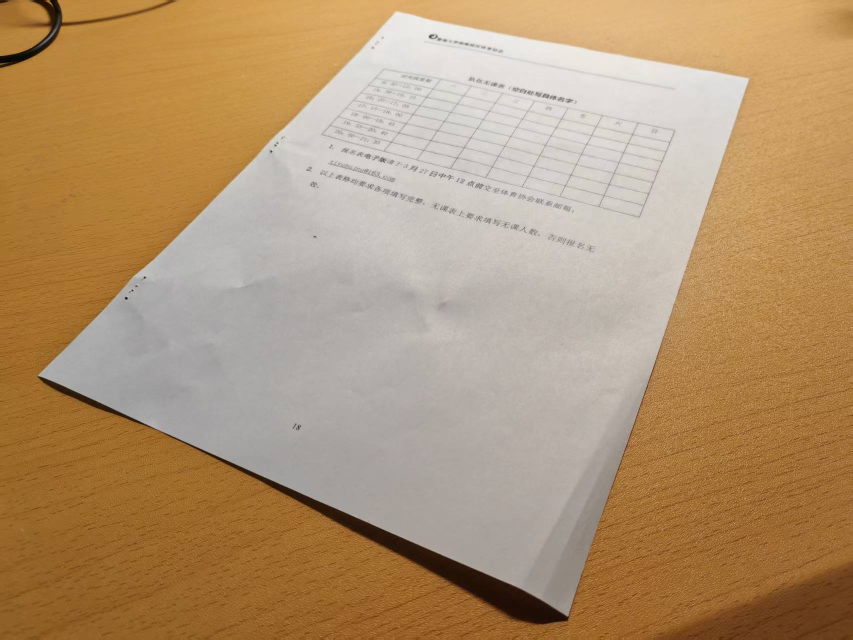
#> input picture 作业5/work05/photo/test.jpg, 1706 x 1279 px, found by its file name (shown at 1/2 size)
$ python test.py
#> lines starting #> are read from the running program, lines starting #| are printed output that depends on the picture; after the words box and inside, x2 and y2 are one past the last pixel; in counts of white or black regions, pixels touching at a corner belong together
import cv2
import numpy as np

photo_path = f"/home/shi_chou_chu_jin/cv-course/work05/photo"
test_jpg = f"{photo_path}/test.jpg"


# 测试图
def make_test_img(size=600):
#> called with size = 600
    img = np.ones((size, size, 3), np.uint8) * 255
    cv2.rectangle(img, (100, 100), (350, 350), (0, 0, 255), 3)
    cv2.circle(img, (450, 220), 70, (0, 255, 0), 3)
#> img: shape (600, 600, 3); mean of channels 0, 1, 2 249.9, 251.5, 253.5
    # 平行线+垂直线
    for y in [120, 170, 220, 270]:
        cv2.line(img, (50, y), (550, y), (255, 0, 0), 2)
#> img: shape (600, 600, 3); mean of channels 0, 1, 2 250.1, 247.3, 249.3
    for x in [120, 170, 220, 270]:
        cv2.line(img, (x, 50), (x, 550), (0, 0, 0), 2)
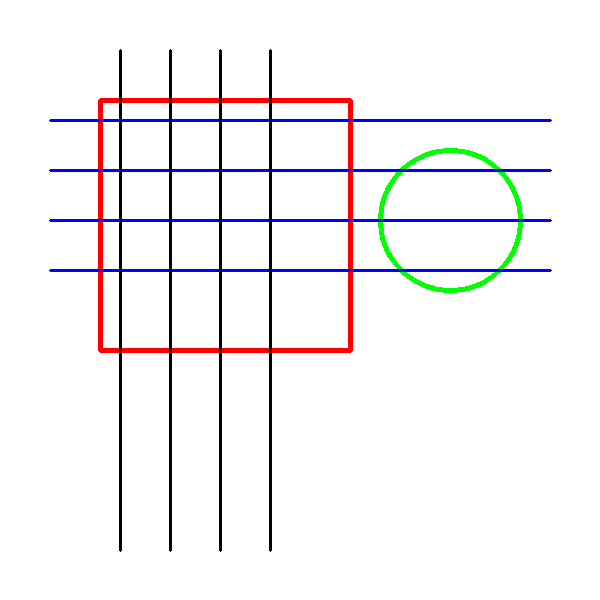
#> img: shape (600, 600, 3); mean of channels 0, 1, 2 245.9, 243.2, 245.1; drawn as B, G, R
    cv2.line(img, (420, 100), (420, 350), (255, 0, 255), 3)
    cv2.line(img, (300, 220), (500, 220), (255, 0, 255), 3)
    return img


ori = make_test_img()
h, w = ori.shape[:2]
#> h = 600; w = 600

# 三种变换
# 相似变换
M_sim = cv2.getRotationMatrix2D((w / 2, h / 2), 20, 0.8)
#> M_sim = [[0.752, 0.274, -7.61], [-0.274, 0.752, 156.6]]
sim = cv2.warpAffine(ori, M_sim, (w, h))
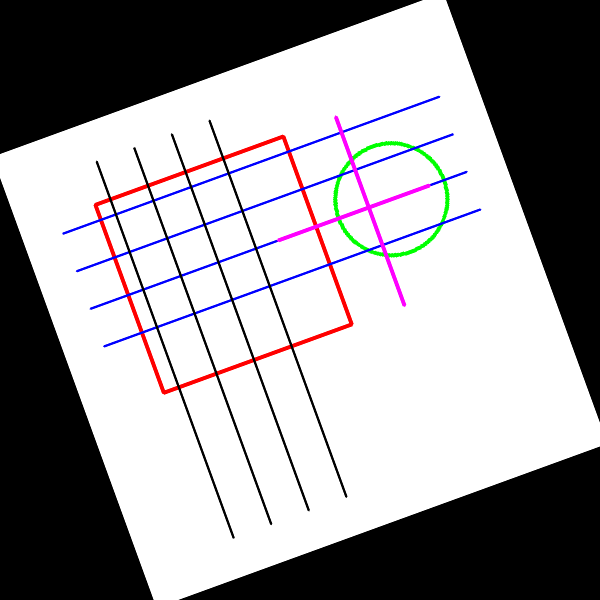
#> sim: shape (600, 600, 3); mean of channels 0, 1, 2 157.2, 154.7, 156.9; drawn as B, G, R

# 仿射变换
pts1 = np.float32([[50, 50], [500, 50], [50, 500]])
pts2 = np.float32([[100, 100], [450, 80], [80, 450]])
M_aff = cv2.getAffineTransform(pts1, pts2)
#> M_aff = [[0.778, -0.0444, 63.33], [-0.0444, 0.778, 63.33]]
aff = cv2.warpAffine(ori, M_aff, (w, h))
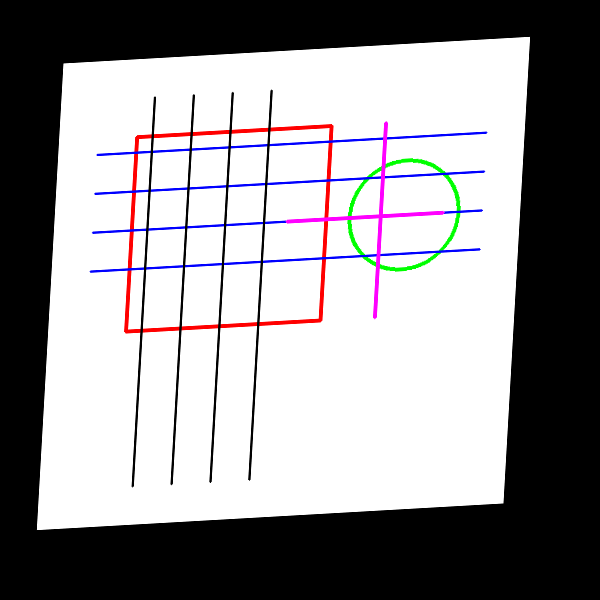
#> aff: shape (600, 600, 3); mean of channels 0, 1, 2 148.3, 146, 148.1; drawn as B, G, R

# 透视变换
pts1_p = np.float32([[0, 0], [w, 0], [0, h], [w, h]])
#> pts1_p = [[0, 0], [600, 0], [0, 600], [600, 600]]
pts2_p = np.float32([[50, 50], [w - 50, 30], [30, h - 50], [w - 30, h - 30]])
M_per = cv2.getPerspectiveTransform(pts1_p, pts2_p)
#> M_per = [[0.768, -0.0369, 50], [-0.0369, 0.768, 50], [-0.000119, -0.000119, 1]]
per = cv2.warpPerspective(ori, M_per, (w, h))

row1 = np.hstack((ori, sim))
row2 = np.hstack((aff, per))
merge_all = np.vstack((row1, row2))
cv2.imwrite(f"{photo_path}/photo_1.jpg", merge_all)
print("测视图保存")

# 平面图形校正
img = cv2.imread(test_jpg)
#> img is the input picture: shape (1279, 1706, 3); mean B, G, R 113.2, 148.7, 178.5
img_preview = img.copy()
if img is None:
    print("找不到图片")
    exit()

H, W = img.shape[:2]
#> H = 1279; W = 1706

gray = cv2.cvtColor(img, cv2.COLOR_BGR2GRAY)
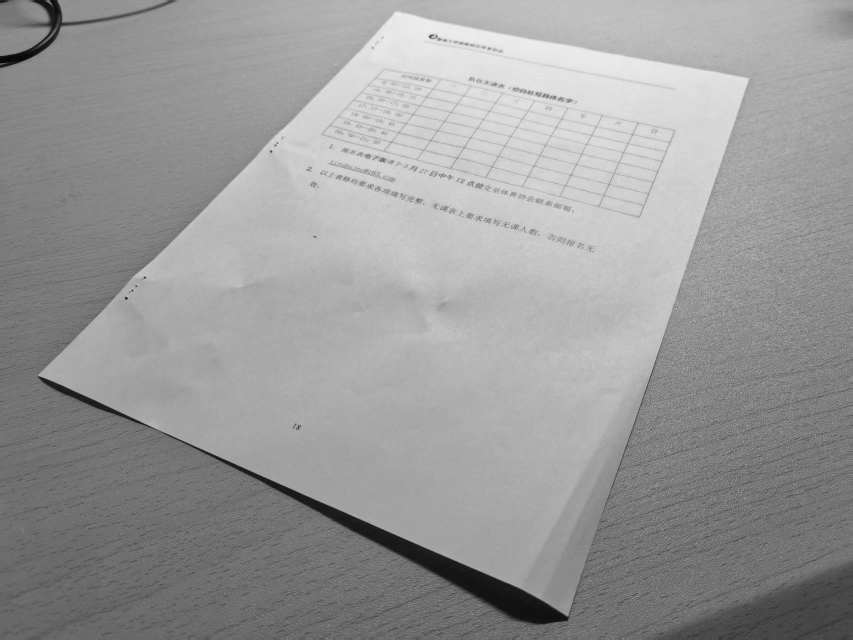
#> gray: shape (1279, 1706) (shown at 1/2 size); min 1, max 242, mean 153.5
blur = cv2.GaussianBlur(gray, (9, 9), 0)
edge = cv2.Canny(blur, 30, 120)
#> edge: shape (1279, 1706); 0.42% white in thin lines or dots, all inside (x1, y1, x2, y2) = (0, 0, 1498, 1249)
edge = cv2.morphologyEx(edge, cv2.MORPH_CLOSE, np.ones((7, 7), np.uint8))
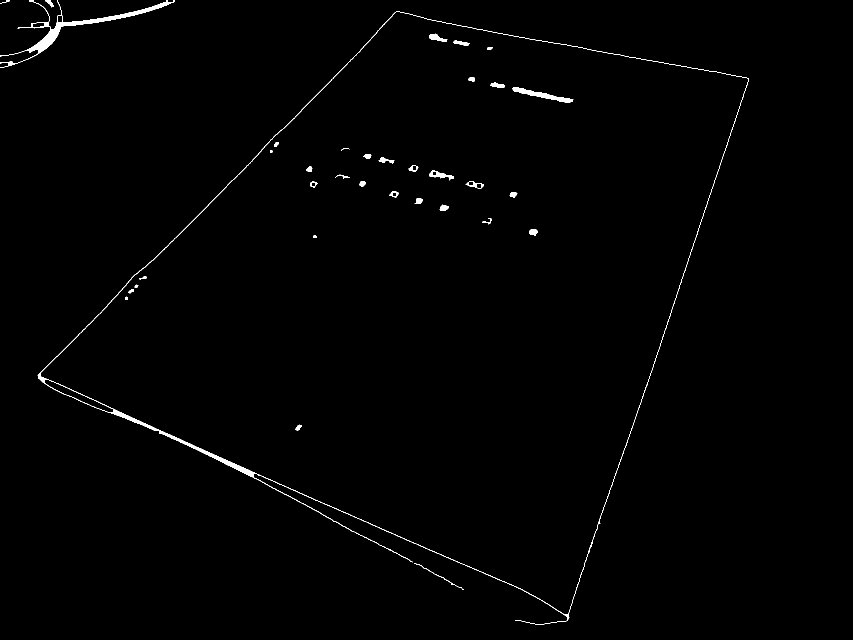
#> edge: shape (1279, 1706) (shown at 1/2 size); 0.72% white; 36 white regions

# 纸轮廓
cnts = cv2.findContours(edge, cv2.RETR_EXTERNAL, cv2.CHAIN_APPROX_SIMPLE)[0]
#> cnts = 6 contours, 2 with area under 20; largest, box (x1, y1, x2, y2) and area: (75, 23, 1498, 1249) 958641, (0, 0, 349, 136) 3299, (91, 0, 107, 15) 90, (828, 1126, 909, 1170) 38
cnts = sorted(cnts, key=cv2.contourArea, reverse=True)
box = None

for c in cnts:
    approx = cv2.approxPolyDP(c, 0.02 * cv2.arcLength(c, True), True)
    if len(approx) == 4 and cv2.contourArea(approx) > W * H * 0.2:
        box = approx.reshape(4, 2).astype(np.float32)
        break
#> this loop made 1 pass
#> box on pass 1: [[792, 23], [76, 756], [1132, 1242], [1497, 157]]


def sort_pts(p):
    rect = np.zeros((4, 2), np.float32)
#> rect = [[0, 0], [0, 0], [0, 0], [0, 0]]
    s = p.sum(1)
#> s = [815, 832, 2374, 1654]
    rect[0] = p[np.argmin(s)]
    rect[2] = p[np.argmax(s)]
    d = np.diff(p, 1)
#> d = [-769, 680, 110, -1340]
    rect[1] = p[np.argmin(d)]
    rect[3] = p[np.argmax(d)]
    return rect


if box is not None:
    box = sort_pts(box)
#> box = [[792, 23], [1497, 157], [1132, 1242], [76, 756]]
    cv2.polylines(img_preview, [box.astype(np.int32)], True, (0, 0, 255), 4)
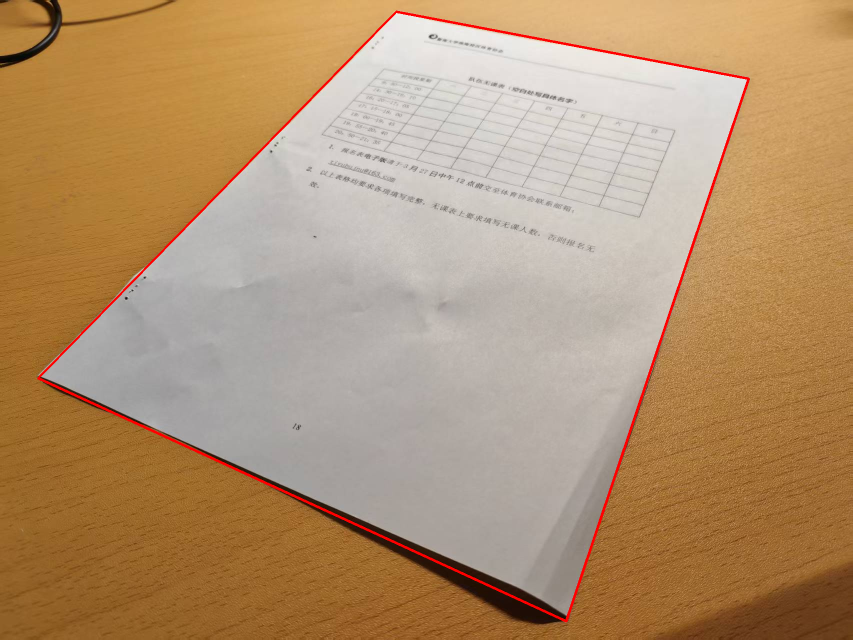
#> img_preview: shape (1279, 1706, 3) (shown at 1/2 size); 0.89% of pixels changed, all inside (x1, y1, x2, y2) = (74, 21, 1500, 1245)
    for x, y in box:
        cv2.circle(img_preview, (int(x), int(y)), 8, (255, 0, 0), -1)
#> this loop made 4 passes
#> img_preview: shape (1279, 1706, 3); 0.04% of pixels changed, all inside (x1, y1, x2, y2) = (68, 15, 1506, 1251)
else:
    box = np.float32(
        [
            [W * 0.05, H * 0.05],
            [W * 0.95, H * 0.05],
            [W * 0.95, H * 0.95],
            [W * 0.05, H * 0.95],
        ]
    )
    cv2.polylines(img_preview, [box.astype(np.int32)], True, (0, 0, 255), 4)

cv2.imwrite(f"{photo_path}/photo_2.jpg", img_preview)

tw, th = 700, int(700 * 1.414)
dst = np.float32([[0, 0], [tw, 0], [tw, th], [0, th]])
#> dst = [[0, 0], [700, 0], [700, 989], [0, 989]]
M = cv2.getPerspectiveTransform(box, dst)
#> M = [[1.08, 1.05, -876.9], [-0.383, 2.02, 257.3], [8.46e-05, 0.00101, 1]]
res = cv2.warpPerspective(img, M, (tw, th))
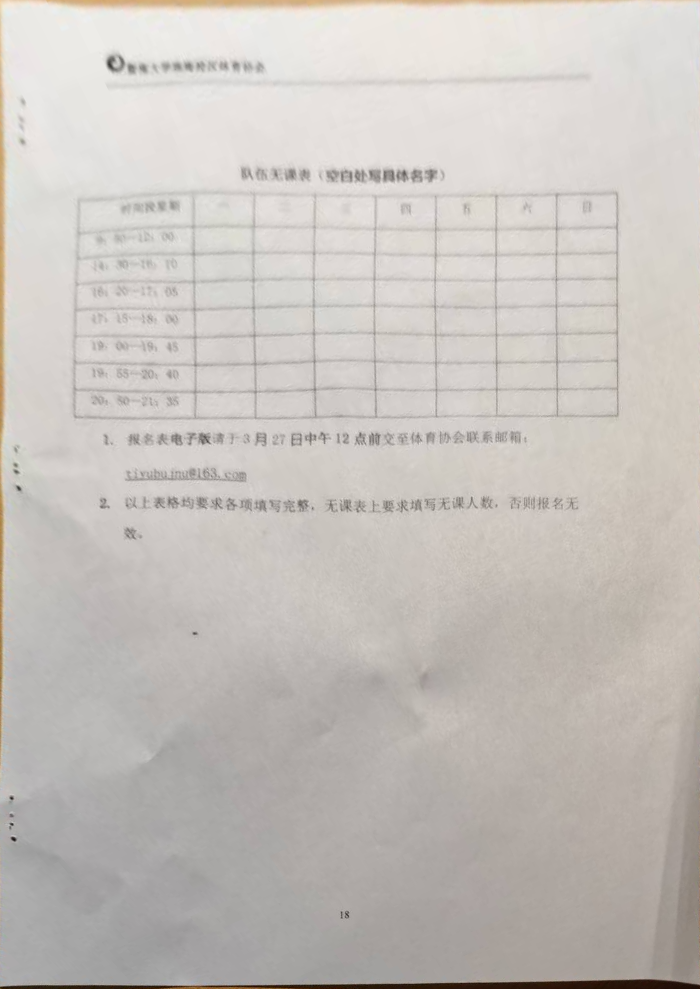
#> res: shape (989, 700, 3); mean B, G, R 188.9, 193.6, 198.5
cv2.imwrite(f"{photo_path}/photo_3.jpg", res)
print("校正图保存")
